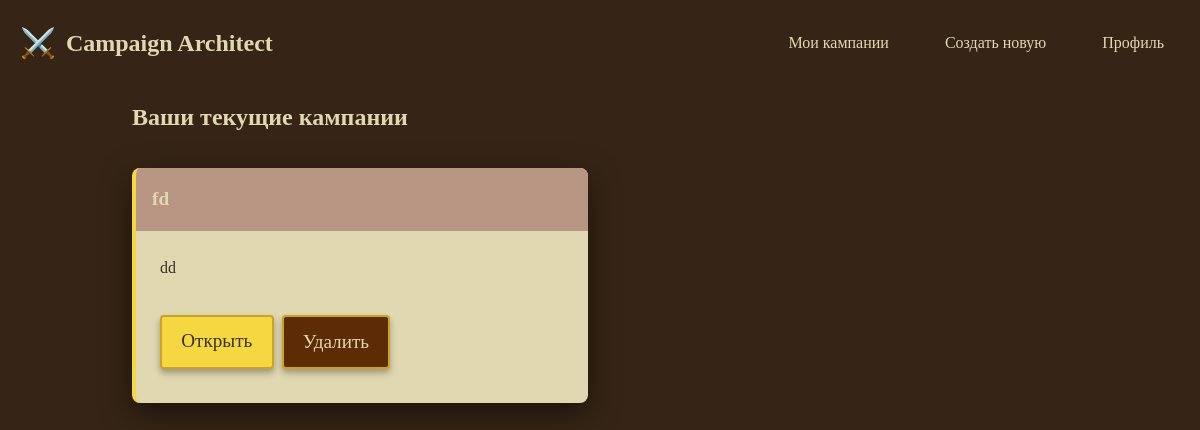
Before: /campaigns (signed in) with the older database file.
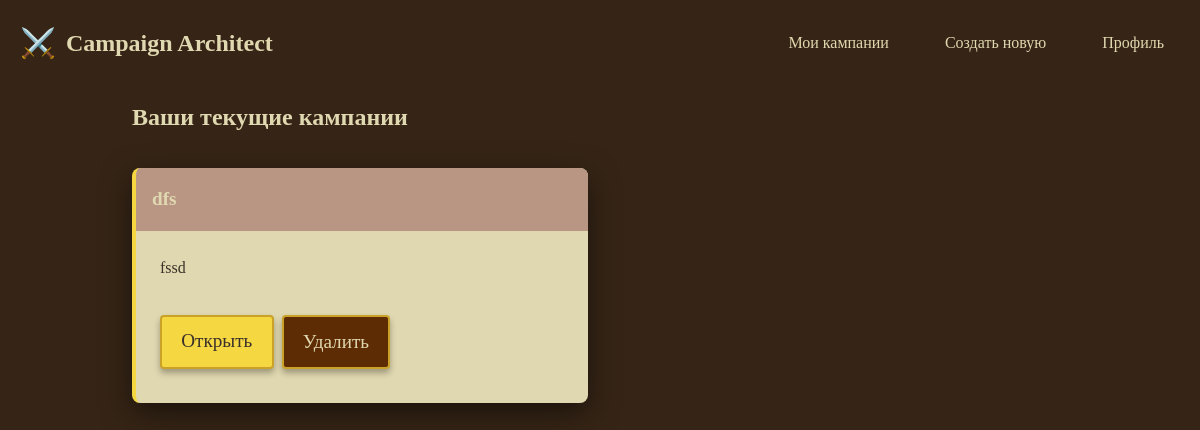
After: the same page with the newer database file.
### data/campaign.py (models this page shows, shortened)
class Campaign(SqlAlchemyBase):
    __tablename__ = 'campaigns'
    id = sa.Column(sa.Integer, primary_key=True)
    title = sa.Column(sa.String(100), nullable=False)
    system = sa.Column(sa.String(100), nullable=False)
    description = sa.Column(sa.Text)
    created_date = sa.Column(sa.DateTime, default=datetime.now)
    updated_date = sa.Column(sa.DateTime, default=datetime.now, onupdate=datetime.now)
    user_id = sa.Column(sa.Integer, sa.ForeignKey('users.id'))
    user = relationship("User", back_populates="campaigns")
    players = relationship("Player", back_populates="campaign", cascade="all, delete")
    items = relationship("Item", back_populates="campaign", cascade="all, delete")
    npcs = relationship("NPC", back_populates="campaign", cascade="all, delete")
    spells = relationship("Spell", back_populates="campaign", cascade="all, delete")
    monsters = relationship("Monster", back_populates="campaign", cascade="all, delete")
    locations = relationship("Location", back_populates="campaign", cascade="all, delete")
    events = relationship("Event", back_populates="campaign", cascade="all, delete")
    graph_edges = relationship("GraphEdge", back_populates="campaign", cascade="all, delete")

### routes/campaigns.py (the view)
    @app.route('/campaigns')
    @login_required
    def campaigns():
        session = create_session()
        try:
            campaigns_list = session.query(Campaign).filter(
                Campaign.user_id == current_user.id
            ).all()
            return render_template('campaigns.html', campaigns=campaigns_list)
        except Exception as e:
            app.logger.error(f"Ошибка при загрузке кампаний: {e}")
            flash("Не удалось загрузить список кампаний", "error")
            return redirect(url_for("campaigns"))
        finally:
            session.close()

### data/db_session.py (called while the page is built)
def create_session() -> Session:
    global __factory
    return __factory()

### data/user.py (called while the page is built)
    @property
    def is_authenticated(self):
        return True

### templates/campaigns.html (shortened to what this page needs)
{% extends "base.html" %}
{% block styles %}
<link rel="stylesheet" href="{{ url_for('static', filename='css/home.css') }}">
{% endblock %}
{% block content %}
{% include 'navigate.html' %}
<div class="campaigns-container">
  {% if campaigns %}
    <h2>Ваши текущие кампании</h2>
    <div class="campaigns-grid">
      {% for campaign in campaigns %}
      <div class="campaign-card">
        <div class="campaign-header">
          {{ campaign.title }}
        </div>
        <div class="campaign-body">
          <p>{{ campaign.description|default("Описание отсутствует", true) }}</p>
          <div class="campaign-actions">
            <a href="{{ url_for('current_campaigns', title=campaign.title) }}" class="btn btn-primary">Открыть</a>
            <button type="button" class="btn cancel-btn campaign-delete-btn" data-campaign-title="{{ campaign.title }}">Удалить</button>
          </div>
        </div>
      </div>
      {% endfor %}
    </div>
  {% else %}
    <div class="empty-state">
      <h2>У вас пока нет кампаний</h2>
      <p>Начните новое приключение прямо сейчас!</p>
      <a href="/new-campaign" class="btn btn-primary">Создать кампанию</a>
    </div>
  {% endif %}
</div>
{% endblock %}

Changed rows visible on the page:
no longer on this page (row edited): Campaign: title "fd", description "dd"
added Campaign: title "dfs", description "fssd"
